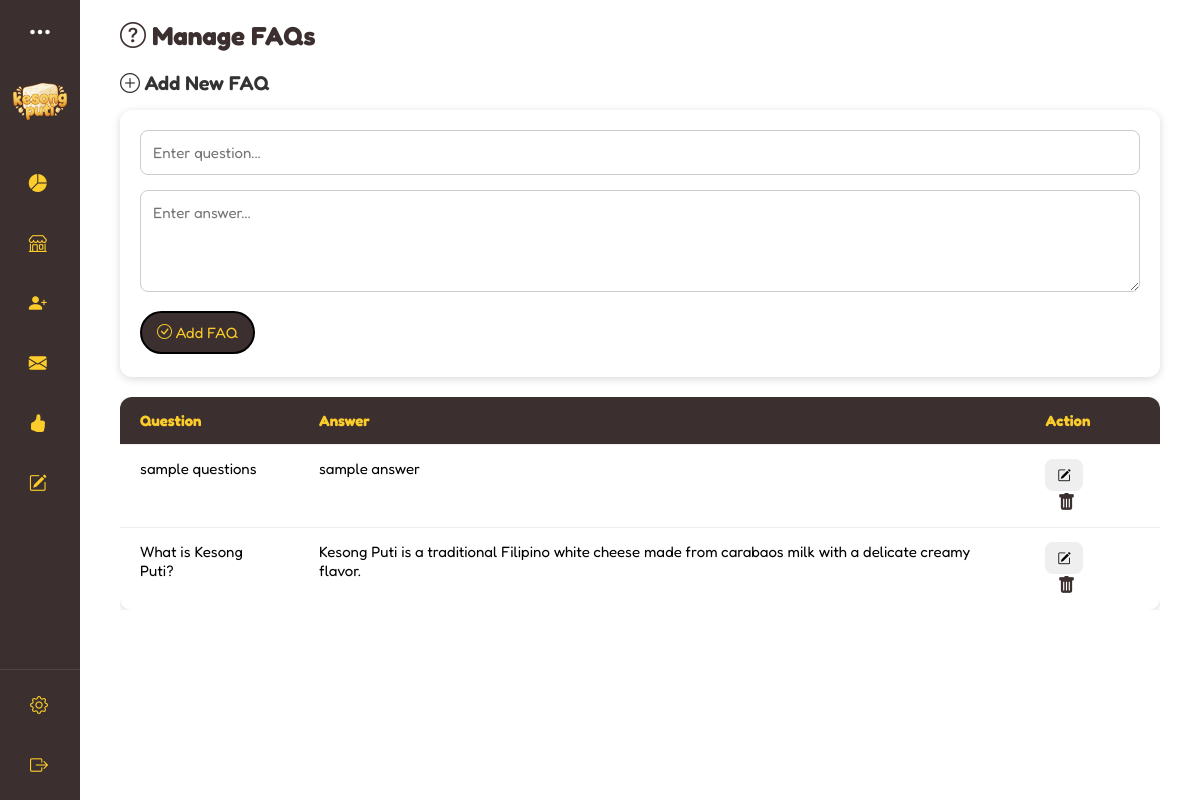
Screenshot of /interfaces/superadmin/FAQ.php (signed in) with the database file from the repository.
### tables this page shows
CREATE TABLE `faqs` (
  `id` int(11) NOT NULL,
  `question` varchar(255) NOT NULL,
  `answer` text NOT NULL,
  `created_at` timestamp NOT NULL DEFAULT current_timestamp()
);

### interfaces/superadmin/FAQ.php (the view, shortened to what this page needs)
<?php
require '../../connection.php';
include ('../../includes/superadmin-dashboard.php');
$result = $connection->query("SELECT * FROM faqs ORDER BY id DESC");
?>
<!DOCTYPE html>
<html lang="en">
<head>
  <link rel="stylesheet" href="https://cdn.jsdelivr.net/npm/bootstrap-icons/font/bootstrap-icons.css"/>
  <link rel="stylesheet" href="../../css/admin.css"/>
</head>
<body>
<div class="container-fluid my-5" id="faq-content">
    <h1><i class="bi bi-question-circle"></i> Manage FAQs</h1>
    <h2><i class="bi bi-plus-circle"></i> Add New FAQ</h2>
    <form method="POST">
        <input type="text" name="question" placeholder="Enter question..." required>
        <textarea name="answer" rows="4" placeholder="Enter answer..." required></textarea>
            <div class="btn-wrapper">
            <button type="submit" name="add_faq">
                <i class="bi bi-check-circle"></i> Add FAQ
            </button>
            </div>
    </form>
    <div class="faq-table-wrapper">
        <table class="faq-table">
            <thead>
                <tr>
                    <th>Question</th>
                    <th>Answer</th>
                    <th>Action</th>
                </tr>
            </thead>
            <tbody>
                <?php if ($result && $result->num_rows > 0): ?>
                    <?php while($row = $result->fetch_assoc()): ?>
                    <tr>
                        <td><?= htmlspecialchars($row['question']) ?></td>
                        <td><?= nl2br(htmlspecialchars($row['answer'])) ?></td>
                        <td>
                            <button class="update-btn"
                                    data-id="<?= $row['id'] ?>"
                                    data-question="<?= htmlspecialchars($row['question'], ENT_QUOTES) ?>"
                                    data-answer="<?= htmlspecialchars($row['answer'], ENT_QUOTES) ?>">
                                <i class="bi bi-pencil-square"></i>
                            </button>
                            <a href="delete-faq.php?id=<?= $row['id'] ?>"
                            class="delete-btn"
                            data-id="<?= $row['id'] ?>">
                            <i class="bi bi-trash-fill"></i>
                            </a>
                        </td>
                    </tr>
                    <?php endwhile; ?>
                <?php else: ?>
                    <tr>
                        <td colspan="3" class="text-center text-muted">No FAQs added yet.</td>
                    </tr>
                <?php endif; ?>
            </tbody>
        </table>
    </div>
</div>
</body>
</html>

### css/admin.css (style rules this page uses)
* { box-sizing: border-box; margin: 0; padding: 0; font-family: 'Fredoka', sans-serif; }
body { display: flex; align-items: start; justify-content: flex-start; margin: 0; padding: 0; }
.update-btn, .delete-btn { border: none; padding: 8px 12px; border-radius: 8px; cursor: pointer; margin-right: 6px; transition: transform 0.2s ease; }
.btn-wrapper { height: 50px; display: flex; align-items: center; }
#faq-content { max-width: 100% !important; width: 95%; margin: 0 auto; padding: 20px 40px; }
#faq-content h1 { font-size: 26px; font-weight: bold; color: var(--cocoa); margin-bottom: 20px; }
#faq-content h2 { font-size: 20px; font-weight: 600; margin-bottom: 15px; color: #333; }
#faq-content form { display: flex; flex-direction: column; ; background: #fff; padding: 20px; border-radius: 12px; box-shadow: 0 2px 8px rgba(0, 0, 0, 0.15); margin-bottom: 20px; }
#faq-content input[type="text"], #faq-content textarea { width: 100%; padding: 12px; border: 1px solid #ccc; border-radius: 8px; font-size: 15px; margin-bottom: 15px; resize: vertical; }
#faq-content button[type="submit"] { background-color: var(--cocoa); color: var(--yellow); border: 2px solid black; font-size: 15px; padding: 10px 15px; border-radius: 40px; cursor: pointer; }
.faq-table-wrapper { width: 100%; overflow-x: auto; }
.faq-table { min-width: 700px; width: 100%; border-collapse: collapse; background: #fff; border-radius: 12px; overflow: hidden; box-shadow: 0 2px 8px rgba(0,0,0,0.15); }
.faq-table th, .faq-table td { padding: 14px 20px; text-align: left; font-size: 15px; border-bottom: 1px solid #eee; vertical-align: top; }
.faq-table th { background: var(--cocoa); color: var(--yellow); font-weight: bold; }
.faq-table td a { color: var(--cocoa); font-size: 18px; text-decoration: none; transition: color 0.2s ease; }
.faq-table tr:last-child td { border-bottom: none; }

### css/colors.css (style rules this page uses)
:root { --bg-white: #FFFCF6; --bg-beige: #FFFBE6; --bg-cocoa: #3B2F2F; --bg-green: #347928; --bg-mint: #C0EBA6; --bg-yellow: #FCCD2A; --green: #347928; --black: #0D0E0E; --white: #FFFCF6; --yellow: #FCCD2A; --beige: #FFFBE6; --mint: #C0EBA6; --brown: #5E503F; --gray: #404040; --cocoa: #3B2F2F; --btn-yellow: #FCCD2A; --btn-green: #347928; --btn-red: #A7C957; }

### rows the page displays
faqs: question "sample questions", answer "sample answer"
faqs: question "What is Kesong Puti?", answer "Kesong Puti is a traditional Filipino white cheese made from carabaos milk with a delicate creamy flavor."
